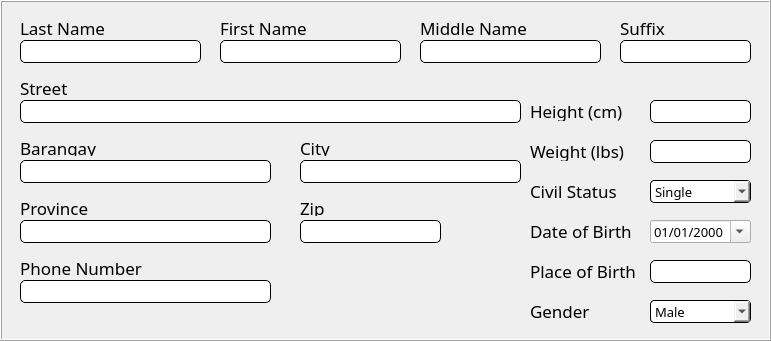
       <widget class="QFrame" name="frmInfo">
        <property name="geometry">
         <rect>
          <x>10</x>
          <y>50</y>
          <width>771</width>
          <height>341</height>
         </rect>
        </property>
        <property name="font">
         <font>
          <pointsize>10</pointsize>
         </font>
        </property>
        <property name="styleSheet">
         <string notr="true">#frmInfo{
border: 1px solid black;
}

#txtLastName, #txtFirstName, #txtMiddleName, #txtSuffix, #txtStreet, #txtBarangay, #txtCity,
#txtProvince, #txtZip, #txtPhone, #txtHeight, #txtWeight, #txtPlace {
border-radius: 5px;
border: 1px solid black;
font-family: Poppins;
}

#cmbCivil, #dateEdit, #cmbGender {
border-radius: 4px;
border: 1px solid black;
font-family: Poppins;
}
</string>
        </property>
        <property name="frameShape">
         <enum>QFrame::Box</enum>
        </property>
        <property name="frameShadow">
         <enum>QFrame::Raised</enum>
        </property>
        <property name="lineWidth">
         <number>1</number>
        </property>
        <widget class="QLabel" name="lblLastName">
         <property name="geometry">
          <rect>
           <x>20</x>
           <y>20</y>
           <width>121</width>
           <height>16</height>
          </rect>
         </property>
         <property name="font">
          <font>
           <family>Poppins</family>
           <pointsize>13</pointsize>
           <weight>50</weight>
           <bold>false</bold>
          </font>
         </property>
         <property name="text">
          <string>Last Name</string>
         </property>
        </widget>
        <widget class="QLineEdit" name="txtLastName">
         <property name="geometry">
          <rect>
           <x>20</x>
           <y>40</y>
           <width>181</width>
           <height>23</height>
          </rect>
         </property>
         <property name="font">
          <font>
           <family>Poppins</family>
           <pointsize>10</pointsize>
          </font>
         </property>
         <property name="autoFillBackground">
          <bool>false</bool>
         </property>
         <property name="maxLength">
          <number>15</number>
         </property>
        </widget>
        <widget class="QLabel" name="lblFirstName">
         <property name="geometry">
          <rect>
           <x>220</x>
           <y>20</y>
           <width>121</width>
           <height>16</height>
          </rect>
         </property>
         <property name="font">
          <font>
           <family>Poppins</family>
           <pointsize>13</pointsize>
           <weight>50</weight>
           <bold>false</bold>
          </font>
         </property>
         <property name="text">
          <string>First Name</string>
         </property>
        </widget>
        <widget class="QLineEdit" name="txtFirstName">
         <property name="geometry">
          <rect>
           <x>220</x>
           <y>40</y>
           <width>181</width>
           <height>23</height>
          </rect>
         </property>
         <property name="font">
          <font>
           <family>Poppins</family>
           <pointsize>10</pointsize>
          </font>
         </property>
         <property name="maxLength">
          <number>15</number>
         </property>
        </widget>
        <widget class="QLineEdit" name="txtMiddleName">
         <property name="geometry">
          <rect>
           <x>420</x>
           <y>40</y>
           <width>181</width>
           <height>23</height>
          </rect>
         </property>
         <property name="font">
          <font>
           <family>Poppins</family>
           <pointsize>10</pointsize>
          </font>
         </property>
         <property name="maxLength">
          <number>15</number>
         </property>
        </widget>
        <widget class="QLabel" name="lblMiddleName">
         <property name="geometry">
          <rect>
           <x>420</x>
           <y>20</y>
           <width>121</width>
           <height>16</height>
          </rect>
         </property>
         <property name="font">
          <font>
           <family>Poppins</family>
           <pointsize>13</pointsize>
           <weight>50</weight>
           <bold>false</bold>
          </font>
         </property>
         <property name="text">
          <string>Middle Name</string>
         </property>
        </widget>
        <widget class="QLineEdit" name="txtSuffix">
         <property name="geometry">
          <rect>
           <x>620</x>
           <y>40</y>
           <width>131</width>
           <height>23</height>
          </rect>
         </property>
         <property name="font">
          <font>
           <family>Poppins</family>
           <pointsize>10</pointsize>
          </font>
         </property>
         <property name="maxLength">
          <number>5</number>
         </property>
        </widget>
        <widget class="QLabel" name="lblSuffix">
         <property name="geometry">
          <rect>
           <x>620</x>
           <y>20</y>
           <width>121</width>
           <height>16</height>
          </rect>
         </property>
         <property name="font">
          <font>
           <family>Poppins</family>
           <pointsize>13</pointsize>
           <weight>50</weight>
           <bold>false</bold>
          </font>
         </property>
         <property name="text">
          <string>Suffix</string>
         </property>
        </widget>
        <widget class="QLabel" name="lblStreet">
         <property name="geometry">
          <rect>
           <x>20</x>
           <y>80</y>
           <width>121</width>
           <height>16</height>
          </rect>
         </property>
         <property name="font">
          <font>
           <family>Poppins</family>
           <pointsize>13</pointsize>
           <weight>50</weight>
           <bold>false</bold>
          </font>
         </property>
         <property name="text">
          <string>Street</string>
         </property>
        </widget>
        <widget class="QLineEdit" name="txtStreet">
         <property name="geometry">
          <rect>
           <x>20</x>
           <y>100</y>
           <width>501</width>
           <height>23</height>
          </rect>
         </property>
         <property name="font">
          <font>
           <family>Poppins</family>
           <pointsize>10</pointsize>
          </font>
         </property>
         <property name="maxLength">
          <number>50</number>
         </property>
        </widget>
        <widget class="QLineEdit" name="txtBarangay">
         <property name="geometry">
          <rect>
           <x>20</x>
           <y>160</y>
           <width>251</width>
           <height>23</height>
          </rect>
         </property>
         <property name="font">
          <font>
           <family>Poppins</family>
           <pointsize>10</pointsize>
          </font>
         </property>
         <property name="maxLength">
          <number>20</number>
         </property>
        </widget>
        <widget class="QLabel" name="lblBarangay">
         <property name="geometry">
          <rect>
           <x>20</x>
           <y>140</y>
           <width>121</width>
           <height>16</height>
          </rect>
         </property>
         <property name="font">
          <font>
           <family>Poppins</family>
           <pointsize>13</pointsize>
           <weight>50</weight>
           <bold>false</bold>
          </font>
         </property>
         <property name="text">
          <string>Barangay</string>
         </property>
        </widget>
        <widget class="QLineEdit" name="txtCity">
         <property name="geometry">
          <rect>
           <x>300</x>
           <y>160</y>
           <width>221</width>
           <height>23</height>
          </rect>
         </property>
         <property name="font">
          <font>
           <family>Poppins</family>
           <pointsize>10</pointsize>
          </font>
         </property>
         <property name="maxLength">
          <number>20</number>
         </property>
        </widget>
        <widget class="QLabel" name="lblCity">
         <property name="geometry">
          <rect>
           <x>300</x>
           <y>140</y>
           <width>121</width>
           <height>16</height>
          </rect>
         </property>
         <property name="font">
          <font>
           <family>Poppins</family>
           <pointsize>13</pointsize>
           <weight>50</weight>
           <bold>false</bold>
          </font>
         </property>
         <property name="text">
          <string>City</string>
         </property>
        </widget>
        <widget class="QLabel" name="lblProvince">
         <property name="geometry">
          <rect>
           <x>20</x>
           <y>200</y>
           <width>121</width>
           <height>16</height>
          </rect>
         </property>
         <property name="font">
          <font>
           <family>Poppins</family>
           <pointsize>13</pointsize>
           <weight>50</weight>
           <bold>false</bold>
          </font>
         </property>
         <property name="text">
          <string>Province</string>
         </property>
        </widget>
        <widget class="QLineEdit" name="txtProvince">
         <property name="geometry">
          <rect>
           <x>20</x>
           <y>220</y>
           <width>251</width>
           <height>23</height>
          </rect>
         </property>
         <property name="font">
          <font>
           <family>Poppins</family>
           <pointsize>10</pointsize>
          </font>
         </property>
         <property name="maxLength">
          <number>20</number>
         </property>
        </widget>
        <widget class="QLineEdit" name="txtZip">
         <property name="geometry">
          <rect>
           <x>300</x>
           <y>220</y>
           <width>141</width>
           <height>23</height>
          </rect>
         </property>
         <property name="font">
          <font>
           <family>Poppins</family>
           <pointsize>10</pointsize>
          </font>
         </property>
         <property name="maxLength">
          <number>10</number>
         </property>
        </widget>
        <widget class="QLabel" name="lblZip">
         <property name="geometry">
          <rect>
           <x>300</x>
           <y>200</y>
           <width>121</width>
           <height>16</height>
          </rect>
         </property>
         <property name="font">
          <font>
           <family>Poppins</family>
           <pointsize>13</pointsize>
           <weight>50</weight>
           <bold>false</bold>
          </font>
         </property>
         <property name="text">
          <string>Zip</string>
         </property>
        </widget>
        <widget class="QLabel" name="lblPhone">
         <property name="geometry">
          <rect>
           <x>20</x>
           <y>260</y>
           <width>141</width>
           <height>16</height>
          </rect>
         </property>
         <property name="font">
          <font>
           <family>Poppins</family>
           <pointsize>13</pointsize>
           <weight>50</weight>
           <bold>false</bold>
          </font>
         </property>
         <property name="text">
          <string>Phone Number</string>
         </property>
        </widget>
        <widget class="QLineEdit" name="txtPhone">
         <property name="geometry">
          <rect>
           <x>20</x>
           <y>280</y>
           <width>251</width>
           <height>23</height>
          </rect>
         </property>
         <property name="font">
          <font>
           <family>Poppins</family>
           <pointsize>10</pointsize>
          </font>
         </property>
         <property name="maxLength">
          <number>11</number>
         </property>
        </widget>
        <widget class="QLabel" name="lblHeight">
         <property name="geometry">
          <rect>
           <x>530</x>
           <y>100</y>
           <width>111</width>
           <height>21</height>
          </rect>
         </property>
         <property name="font">
          <font>
           <family>Poppins</family>
           <pointsize>13</pointsize>
           <weight>50</weight>
           <bold>false</bold>
          </font>
         </property>
         <property name="text">
          <string>Height (cm)</string>
         </property>
        </widget>
        <widget class="QLineEdit" name="txtHeight">
         <property name="geometry">
          <rect>
           <x>650</x>
           <y>100</y>
           <width>101</width>
           <height>23</height>
          </rect>
         </property>
         <property name="font">
          <font>
           <family>Poppins</family>
           <pointsize>10</pointsize>
          </font>
         </property>
         <property name="maxLength">
          <number>3</number>
         </property>
        </widget>
        <widget class="QLineEdit" name="txtWeight">
         <property name="geometry">
          <rect>
           <x>650</x>
           <y>140</y>
           <width>101</width>
           <height>23</height>
          </rect>
         </property>
         <property name="font">
          <font>
           <family>Poppins</family>
           <pointsize>10</pointsize>
          </font>
         </property>
         <property name="maxLength">
          <number>4</number>
         </property>
        </widget>
        <widget class="QLabel" name="lblWeight">
         <property name="geometry">
          <rect>
           <x>530</x>
           <y>140</y>
           <width>111</width>
           <height>21</height>
          </rect>
         </property>
         <property name="font">
          <font>
           <family>Poppins</family>
           <pointsize>13</pointsize>
           <weight>50</weight>
           <bold>false</bold>
          </font>
         </property>
         <property name="text">
          <string>Weight (lbs)</string>
         </property>
        </widget>
        <widget class="QLabel" name="lblCivil">
         <property name="geometry">
          <rect>
           <x>530</x>
           <y>180</y>
           <width>111</width>
           <height>21</height>
          </rect>
         </property>
         <property name="font">
          <font>
           <family>Poppins</family>
           <pointsize>13</pointsize>
           <weight>50</weight>
           <bold>false</bold>
          </font>
         </property>
         <property name="text">
          <string>Civil Status</string>
         </property>
        </widget>
        <widget class="QLabel" name="lblDate">
         <property name="geometry">
          <rect>
           <x>530</x>
           <y>220</y>
           <width>111</width>
           <height>21</height>
          </rect>
         </property>
         <property name="font">
          <font>
           <family>Poppins</family>
           <pointsize>13</pointsize>
           <weight>50</weight>
           <bold>false</bold>
          </font>
         </property>
         <property name="text">
          <string>Date of Birth</string>
         </property>
        </widget>
        <widget class="QLabel" name="lblPlace">
         <property name="geometry">
          <rect>
           <x>530</x>
           <y>260</y>
           <width>111</width>
           <height>21</height>
          </rect>
         </property>
         <property name="font">
          <font>
           <family>Poppins</family>
           <pointsize>13</pointsize>
           <weight>50</weight>
           <bold>false</bold>
          </font>
         </property>
         <property name="text">
          <string>Place of Birth</string>
         </property>
        </widget>
        <widget class="QLabel" name="lblGender">
         <property name="geometry">
          <rect>
           <x>530</x>
           <y>300</y>
           <width>111</width>
           <height>21</height>
          </rect>
         </property>
         <property name="font">
          <font>
           <family>Poppins</family>
           <pointsize>13</pointsize>
           <weight>50</weight>
           <bold>false</bold>
          </font>
         </property>
         <property name="text">
          <string>Gender</string>
         </property>
        </widget>
        <widget class="QComboBox" name="cmbCivil">
         <property name="enabled">
          <bool>true</bool>
         </property>
         <property name="geometry">
          <rect>
           <x>650</x>
           <y>180</y>
           <width>101</width>
           <height>23</height>
          </rect>
         </property>
         <property name="font">
          <font>
           <family>Poppins</family>
           <pointsize>10</pointsize>
          </font>
         </property>
         <property name="focusPolicy">
          <enum>Qt::WheelFocus</enum>
         </property>
         <property name="contextMenuPolicy">
          <enum>Qt::DefaultContextMenu</enum>
         </property>
         <property name="editable">
          <bool>false</bool>
         </property>
         <property name="currentText">
          <string>Single</string>
         </property>
         <property name="iconSize">
          <size>
           <width>16</width>
           <height>16</height>
          </size>
         </property>
         <property name="placeholderText">
          <string/>
         </property>
         <property name="duplicatesEnabled">
          <bool>false</bool>
         </property>
         <property name="frame">
          <bool>true</bool>
         </property>
         <item>
          <property name="text">
           <string>Single</string>
          </property>
         </item>
         <item>
          <property name="text">
           <string>Married</string>
          </property>
         </item>
         <item>
          <property name="text">
           <string>Separated</string>
          </property>
         </item>
         <item>
          <property name="text">
           <string>Divorced</string>
          </property>
         </item>
         <item>
          <property name="text">
           <string>Widowed</string>
          </property>
         </item>
        </widget>
        <widget class="QDateEdit" name="dtDateOfBirth">
         <property name="geometry">
          <rect>
           <x>650</x>
           <y>220</y>
           <width>101</width>
           <height>23</height>
          </rect>
         </property>
         <property name="font">
          <font>
           <family>Poppins</family>
           <pointsize>10</pointsize>
          </font>
         </property>
         <property name="styleSheet">
          <string notr="true"/>
         </property>
         <property name="currentSection">
          <enum>QDateTimeEdit::MonthSection</enum>
         </property>
         <property name="displayFormat">
          <string>MM/dd/yyyy</string>
         </property>
         <property name="calendarPopup">
          <bool>true</bool>
         </property>
         <property name="timeSpec">
          <enum>Qt::TimeZone</enum>
         </property>
         <property name="date">
          <date>
           <year>2000</year>
           <month>1</month>
           <day>1</day>
          </date>
         </property>
        </widget>
        <widget class="QLineEdit" name="txtPlace">
         <property name="geometry">
          <rect>
           <x>650</x>
           <y>260</y>
           <width>101</width>
           <height>23</height>
          </rect>
         </property>
         <property name="font">
          <font>
           <family>Poppins</family>
           <pointsize>10</pointsize>
          </font>
         </property>
         <property name="maxLength">
          <number>50</number>
         </property>
        </widget>
        <widget class="QComboBox" name="cmbGender">
         <property name="enabled">
          <bool>true</bool>
         </property>
         <property name="geometry">
          <rect>
           <x>650</x>
           <y>300</y>
           <width>101</width>
           <height>23</height>
          </rect>
         </property>
         <property name="font">
          <font>
           <family>Poppins</family>
           <pointsize>10</pointsize>
          </font>
         </property>
         <property name="focusPolicy">
          <enum>Qt::WheelFocus</enum>
         </property>
         <property name="contextMenuPolicy">
          <enum>Qt::DefaultContextMenu</enum>
         </property>
         <property name="editable">
          <bool>false</bool>
         </property>
         <property name="currentText">
          <string>Male</string>
         </property>
         <property name="iconSize">
          <size>
           <width>16</width>
           <height>16</height>
          </size>
         </property>
         <property name="placeholderText">
          <string/>
         </property>
         <property name="duplicatesEnabled">
          <bool>false</bool>
         </property>
         <property name="frame">
          <bool>true</bool>
         </property>
         <item>
          <property name="text">
           <string>Male</string>
          </property>
         </item>
         <item>
          <property name="text">
           <string>Female</string>
          </property>
         </item>
        </widget>
       </widget>
